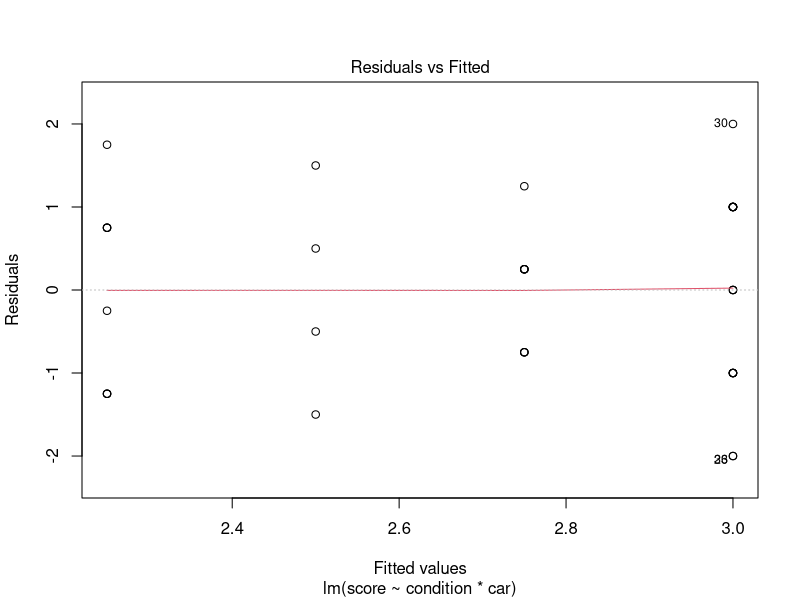
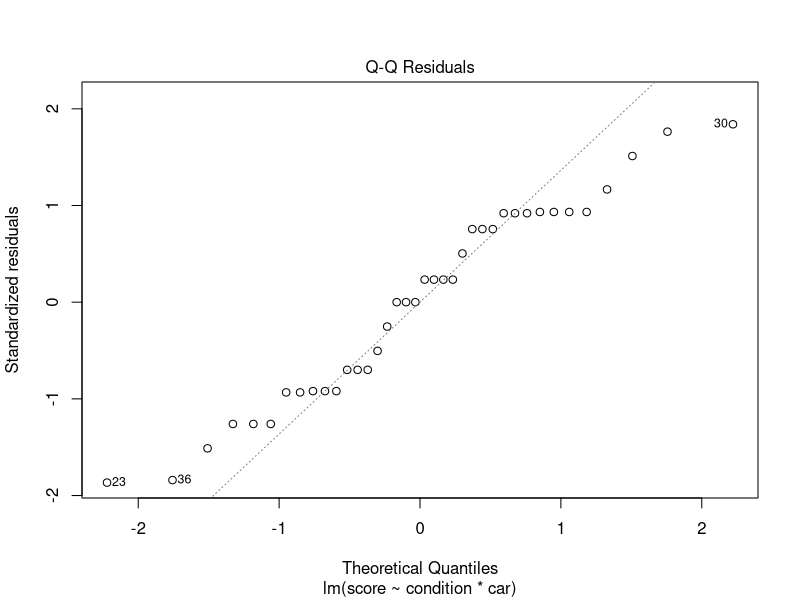
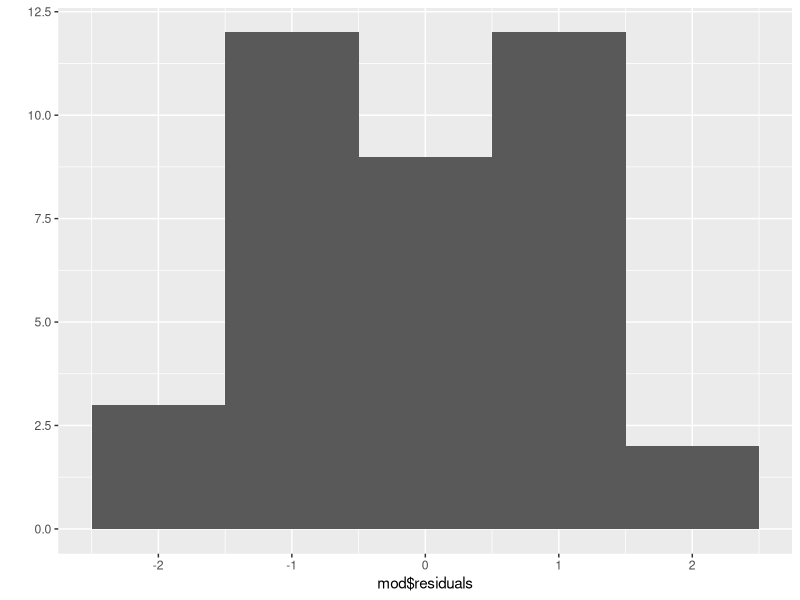
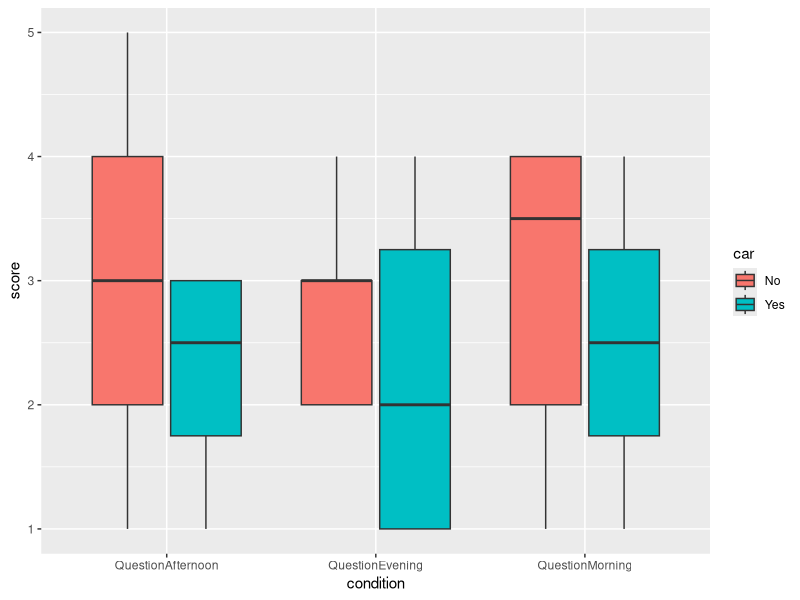
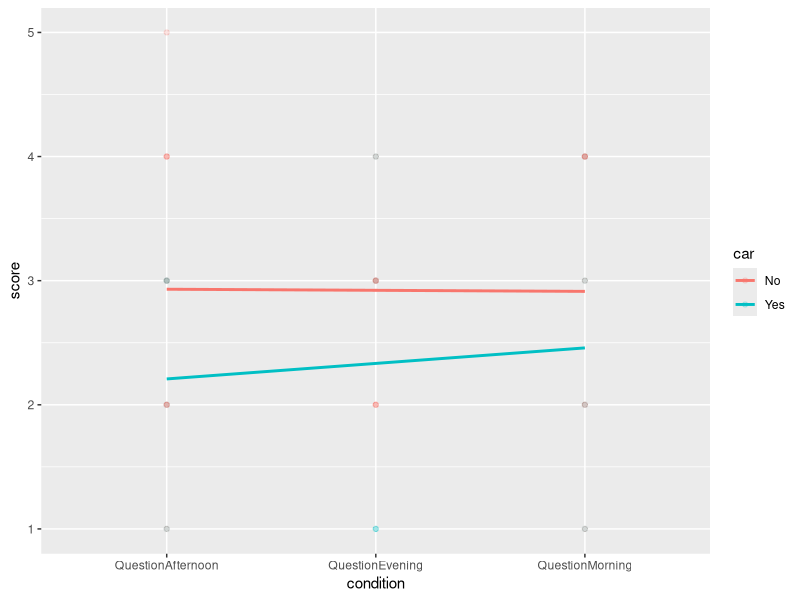

Reproduce these figures in R, in order.
## ---- chunk 1
# Set default behavior for all code chunks here:
knitr::opts_chunk$set(
  echo = TRUE, 
  message = FALSE, 
  warning = FALSE, 
  fig.width = 16/2, 
  fig.height = 9/2
)

library(dplyr)
library(tidyr)
library(ggplot2)
library(knitr)
library(readr)

data_raw <- read.csv("data_raw.csv")
## ---- chunk 2
# data cleaning
data_raw <- data_raw[-1:-2, ]

data_clean <- data_raw |>
  filter(Finished != "FALSE")|>
  filter(Consent != "No") |> 
  select(-(1:(ncol(data_raw) - 4)))|>
  pivot_longer(cols = c(QuestionMorning, QuestionAfternoon, QuestionEvening), 
               names_to = "condition", values_to = "score") |>
  filter(!is.na(score))

data_clean$score <- as.numeric(data_clean$score)

data_clean <- data_clean |>
  filter(!is.na(score))

names <- c("car", "condition", "score")
colnames(data_clean) <- names

# write the cleaned data into csv for submission
write_csv(data_clean, file = "clean_data.csv")
## ---- chunk 3
# fit the model
mod <- lm(score ~ condition*car, data = data_clean)
## ---- chunk 4
# descriptive data
data_clean |>
    group_by(condition) |>
    summarize(sd = sd(score)) |>
    summarize(max(sd)/min(sd))
## ---- chunk 5
data_clean |>
    group_by(car) |>
    summarize(sd = sd(score)) |>
    summarize(max(sd)/min(sd))
## ---- chunk 6
data_clean |>
    group_by(condition, car) |>
    summarize(sd = sd(score)) |>
    ungroup() |>
    summarize(max(sd)/min(sd))
## ---- chunk 7
data_clean |>
    group_by(condition, car) |>
    summarize(sd = sd(log(score))) |>
    ungroup() |>
    summarize(max(sd)/min(sd))
## ---- chunk 8
plot(mod, which = 1)
## ---- chunk 9
plot(mod, which = 2)
## ---- chunk 10
qplot(mod$residuals, bins = 5)
## ---- chunk 11
ggplot(data = data_clean, 
       aes(x =condition, y = score, fill = car)) + 
       geom_boxplot()
## ---- chunk 12
ggplot(data_clean, aes(x = condition, y = score, 
                    group = car, 
                    color = car)) +
  geom_point(alpha = 0.2) +
  geom_smooth(method = "lm", se = 0)
## ---- chunk 13
anova(mod)
## ---- chunk 14
R2 <- (0.428 + 2.824 + 0.116)/(0.428 + 2.824 + 0.116 + 42.000)
